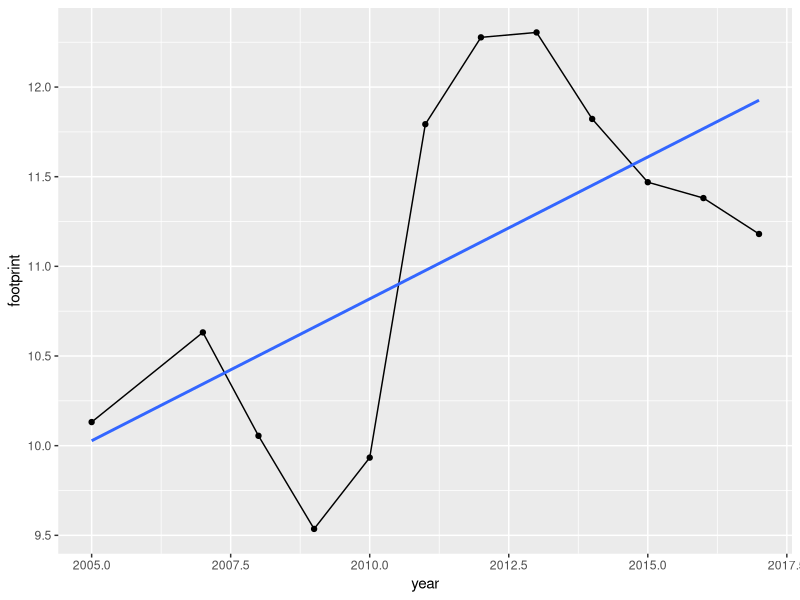

This figure's R source:
# K1_code.R
# Exercise: Modeling Carbon Footprints in Japanese Cities
# Prof. Tim Fraser

# In this dataset, each row is a year, 
# representing the average carbon footprint 
# among Japanese municipalities that year.
# carbon footprint is measured as tons of emissions per 1000 residents,
# for just cities where anyone lives.

# install packages:
# install.packages(c("dplyr", "readr", "ggplot2", "broom"))

# Load packages
library(dplyr)
library(readr)
library(ggplot2)
library(broom)


# Import data
avg = read_csv("K/avg_annual_footprint.csv")


# Plot the raw data, using geom_point() and geom_line(). 
# What do we observe?
gg = ggplot() +
  geom_point(data = avg, mapping = aes(x = year, y = footprint)) +
  geom_line(data = avg, mapping = aes(x = year, y = footprint))


# Plot a line of best fit with ggplot() over it, using geom_smooth()
# What is the overall trend?
gg +
  geom_smooth(data = avg, mapping = aes(x = year, y = footprint), 
              method = "lm", se = FALSE)




# Task 1: Modeling #################################

# Calculate the model equation for that line of best fit, 
# using your dataframe avg and the lm() function.
# What rate of emissions was an average Japanese city projected
# to produce in the year 0 CE? 
# How much does the average carbon footprint increase 
# with every passing year, according to your model’s beta coeficient?


avg %>% lm(formula = footprint ~ year)
# The average Japanese city was projected to produce -307.27 kilotons
# of carbon emissions per 1000 residents in the year CE. 
# With every passing year, the average carbon footprint increases
# by 0.16 kilotons per 1000 residents.


# Task 2: Model Fit ################################

# Examine the model table, using summary() or broom::tidy().
# How likely is it that these two statistics were just that extreme by chance?
avg %>% lm(formula = footprint ~ year) %>% broom::tidy()

# The alpha coefficient, -307.27, was so extreme that there is 
# just a 0.036 probability (3.6% chance) that this statistic 
# occurred due to chance. 
# The effect of each year (beta = 0.16) 
# was so extreme that there is just a 0.031 probability (3.1% chance)
# that this statistic occurred due to chance. 
# Both effects are therefore statistical significant
# at the p < 0.05 level.


# Task 3: Model Fit ###################################

# Evaluate this model, using summary() or broom::glance().
# What percentage of variation in average carbon footprints
# does it explain? Does it fit better than an intercept model? 
# Is this model’s F statistic statistically significant? 
# How do you know?

avg %>% lm(formula = footprint ~ year) %>% broom::glance()

# This model explained 39% of the variation 
# in average carbon footprints (R2 = 0.39). 
# It fits much better than an intercept model, 
# according to its F-statistic value of ``6.26. 
# In fact, there’s just a 0.031 probability (3.1% chance)
# that this statistic occurred due to chance, 
# so we can be at least 96.9% confident that this statistic did not 
# occur due to chance. 
# This model has a statistically significant fit.




